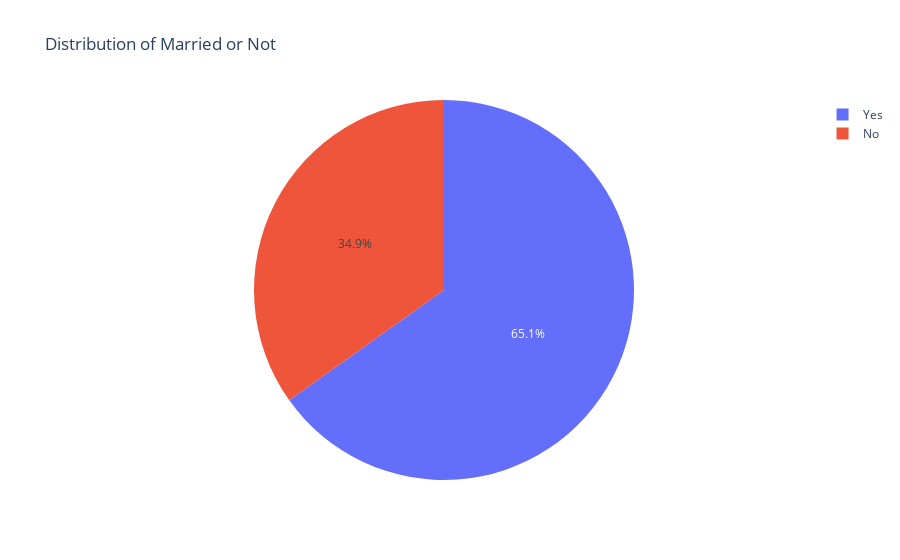

Notebook code for this chart:
### Code cell
# Yes    398
# No     213

labels = ["Yes", "No"]  
values = (398, 213)
plt.figure(figsize=(12,8))
# Create the pie chart
fig = px.pie(
    values=values,  
    names=labels,   
    title="Distribution of Married or Not", 
)

# Display the chart
fig.show()

### Figure 1 — Plotly figure (JSON) as saved in the notebook; plotly's stock layout.template omitted (floating-point values rounded to 4 significant figures)
{"data": [{"domain": {"x": [0, 1], "y": [0, 1]}, "hovertemplate": "label=%{label}<br>value=%{value}<extra></extra>", "labels": ["Yes", "No"], "legendgroup": "", "name": "", "showlegend": true, "type": "pie", "values": [398, 213]}], "layout": {"legend": {"tracegroupgap": 0}, "title": {"text": "Distribution of Married or Not"}}}
